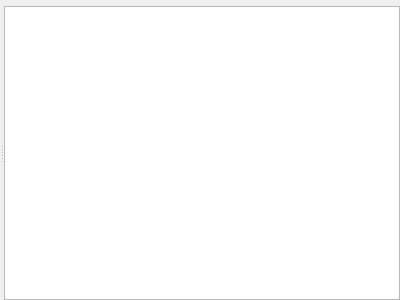
<?xml version="1.0" encoding="UTF-8"?>
<ui version="4.0">
 <class>Ripes::CacheTab</class>
 <widget class="QWidget" name="Ripes::CacheTab">
  <property name="geometry">
   <rect>
    <x>0</x>
    <y>0</y>
    <width>400</width>
    <height>300</height>
   </rect>
  </property>
  <property name="windowTitle">
   <string notr="true">Form</string>
  </property>
  <layout class="QGridLayout" name="gridLayout">
   <property name="leftMargin">
    <number>0</number>
   </property>
   <property name="topMargin">
    <number>6</number>
   </property>
   <property name="rightMargin">
    <number>0</number>
   </property>
   <property name="bottomMargin">
    <number>0</number>
   </property>
   <item row="2" column="0">
    <widget class="QSplitter" name="splitter">
     <property name="orientation">
      <enum>Qt::Horizontal</enum>
     </property>
     <property name="childrenCollapsible">
      <bool>false</bool>
     </property>
     <widget class="QWidget" name="verticalLayoutWidget">
      <layout class="QVBoxLayout" name="verticalLayout">
       <item>
        <layout class="QGridLayout" name="gridLayout_2"/>
       </item>
       <item>
        <widget class="CacheTabWidget" name="cacheTabWidget" native="true"/>
       </item>
      </layout>
     </widget>
     <widget class="CacheView" name="cacheView">
      <property name="sizePolicy">
       <sizepolicy hsizetype="Expanding" vsizetype="Expanding">
        <horstretch>1</horstretch>
        <verstretch>0</verstretch>
       </sizepolicy>
      </property>
     </widget>
    </widget>
   </item>
  </layout>
 </widget>
 <customwidgets>
  <customwidget>
   <class>CacheTabWidget</class>
   <extends>QWidget</extends>
   <header>cachetabwidget.h</header>
   <container>1</container>
  </customwidget>
  <customwidget>
   <class>CacheView</class>
   <extends>QGraphicsView</extends>
   <header>cachesim/cacheview.h</header>
  </customwidget>
 </customwidgets>
 <resources/>
 <connections/>
</ui>
